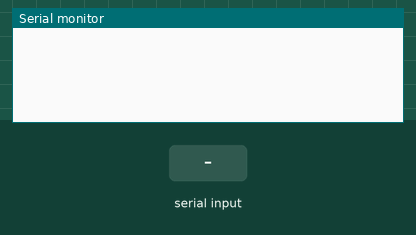
A sketch run on a simulated Arduino Uno, built with avr-gcc and run on an emulated ATmega328P. Parts: the last lines printed to the serial monitor. The test bench sets the inputs (shaded band).

Above: at 1.2 s.
1.3 s: "sw_state\n" received over Serial
At 1.9 s:
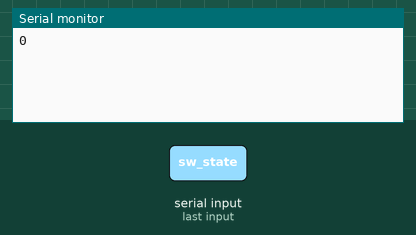
2.8 s: ":\n" received over Serial
At 3.9 s:
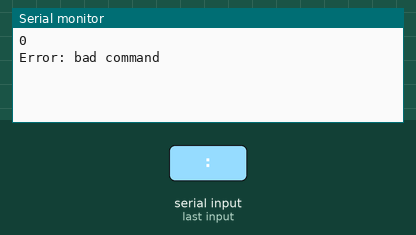

Measured:
- after the input at 1.3 s, the serial monitor: prints a new line at once (image 1)
- after the input at 2.8 s, the serial monitor: prints a new line at once (image 2)

The sketch:

OnOffSwitch.ino
```cpp
#include <Wire.h>

boolean stringComplete = false;  // Данные c Serial прочитаны
String command = "";  // Тип выполняемой операции
String param = "";  // Параметр, передаваемый функции
boolean param_read = false;

void setup() {
  Serial.begin(9600);
  command.reserve(8);
  param.reserve(8);
}

void loop() {
  serialEvent();

  if (stringComplete) {

    if (command == "sw_state") {
      sw_state_get(param.toInt());
    }
    else errorPrint("bad command " + command);

    stringComplete = false;
    command = "";
    param = "";
    param_read = false;
  }
}

void serialEvent() {
  /*
    Входная срока состоит из команды и параметра
    Например, dht22:10:
    dht22 - получить данные с датчика температуры DHT22;
    10 - датчик подключен к 10 выводу.
  */

  while (Serial.available()) {
    char inChar = (char)Serial.read();

    if (inChar == '\n') stringComplete = true;
    else if (!param_read && inChar == ':') param_read = true;
    else {
      if (param_read) param += inChar;
      else command += inChar;
    }
  }
}

void errorPrint(String err) {
  /* Функция вывода ошибки */

  Serial.println("Error: " + err);
}

void sw_state_get(int pin) {
  /*
    Функция, предоставляющая данные с переключателей с двумя состояниями (on/off)

    На входе: pin - номер ввода/вывода Arduino, к которому подключен переключатель.
    На выходе: 0 или 1 - состояние переключателя разомкнут/замкнут соотвественно.
  */

  pinMode(pin, INPUT);
  Serial.println(digitalRead(pin));
}
```
